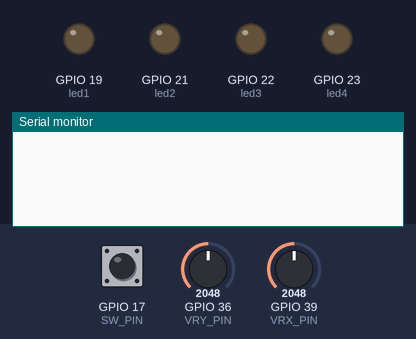
The program below on a simulated ESP32. Parts: output pins drawn as LEDs (lit = HIGH), the last lines printed to the serial monitor. The inputs (shaded band) are chosen by the test bench; at power-on: GPIO 36 (VRY_PIN) = 2048, GPIO 39 (VRX_PIN) = 2048, GPIO 17 (SW_PIN) HIGH. USB keyboard and mouse output is not drawn.

Above: at 1.2 s.
1.3 s: GPIO 36 (VRY_PIN) set to 1566
2.8 s: GPIO 36 (VRY_PIN) set to 1451
At 3.9 s:
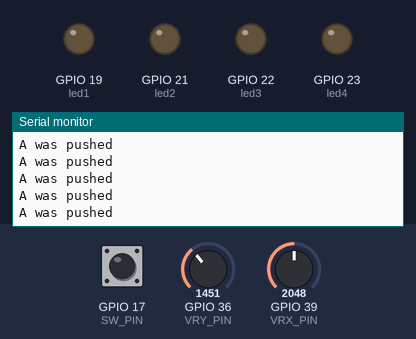
4.7 s: GPIO 39 (VRX_PIN) set to 2126
At 5.3 s:
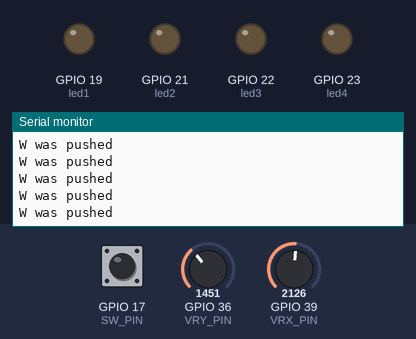

Measured:
- the behaviour switches between 1501 and 1500 on GPIO 36 (VRY_PIN) (found by bisection; images 0 and 1)
- the behaviour switches between 2099 and 2100 on GPIO 39 (VRX_PIN) (found by bisection; images 1 and 2)
- after the input at 2.8 s, the serial monitor: prints a new line at once (image 1)
- after the input at 4.7 s, the serial monitor: prints a new line at once (image 2)

The program:

main.cpp
```cpp
#include <ezButton.h>
#include <Arduino.h>
#include <BleKeyboard.h>

BleKeyboard bleKeyboard;

#define VRX_PIN  39
#define VRY_PIN  36
#define SW_PIN   17

int led1 = 19;
int led2 = 21;
int led3 = 22;
int led4 = 23;

ezButton button(SW_PIN);

int xValue= 0;
int yValue = 0;
int bValue = 0;

void setup() {
  Serial.begin(115200);

  pinMode(led1, OUTPUT);
  pinMode(led2, OUTPUT);
  pinMode(led3, OUTPUT);
  pinMode(led4, OUTPUT);

  analogSetAttenuation(ADC_11db);
  button.setDebounceTime(50);
  bleKeyboard.begin();
}

void loop() {
  button.loop();

  yValue= analogRead(VRX_PIN);
  xValue = analogRead(VRY_PIN);

  bValue = button.getState();

  int centerX = 2047;
  int centerY = 2047;
  int xDiff = abs(xValue - centerX);
  int yDiff = abs(yValue - centerY);

  bool isAtRest = (xDiff < 300 && yDiff < 300);

  if (!isAtRest) {
    if (yValue >= 2100) {
      bleKeyboard.press(KEY_UP_ARROW);
      Serial.println("W was pushed");
    }
    else if (xValue <= 1500) {
      bleKeyboard.press(KEY_LEFT_ALT);
      Serial.println("A was pushed");
    }
    else if (yValue <= 1500) {
      bleKeyboard.press(KEY_DOWN_ARROW);
      Serial.println("S was pushed");
    }
    else if (xValue >= 2100) {
      bleKeyboard.press(KEY_RIGHT_ARROW);
      Serial.println("D was pushed");
    }
    else {
      bleKeyboard.releaseAll();
    }
  } else {
    // Joystick at rest - release all keys
    bleKeyboard.releaseAll();
  }
}
```
